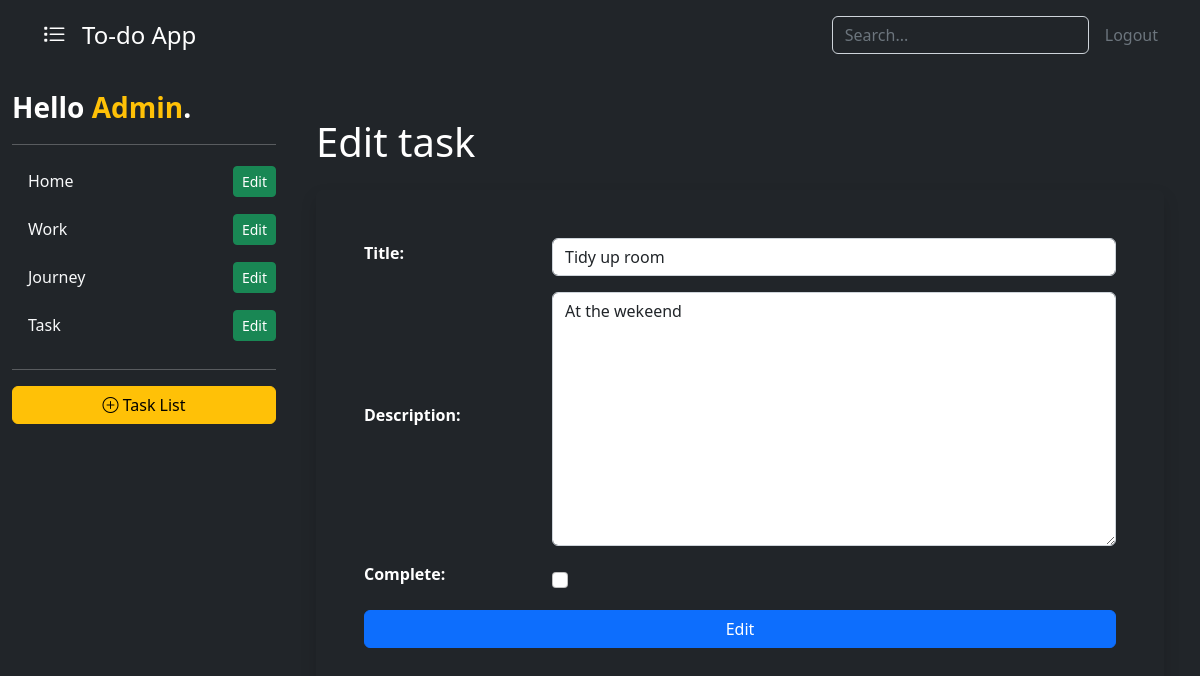
The app's page /task-update/13/ (signed in) with its own data.
### base/models.py (models this page shows, shortened)
class TaskList(models.Model):
    user = models.ForeignKey(User, on_delete=models.CASCADE, null=True, blank=True)
    title = models.CharField(max_length=250)
    def __str__(self):
        return self.title

class Task(models.Model):
    task_list = models.ForeignKey(TaskList, on_delete=models.CASCADE, null=True, blank=True)
    user = models.ForeignKey(User, on_delete=models.CASCADE, null=True, blank=True)
    title = models.CharField(max_length=250)
    description = models.TextField(null=True, blank=True)
    PRIORITY_CHOICES = [
        ('I', 'Important'),
        ('NI', 'Not Important'),
        ('VI', 'Very Important'),
    ]
    priority = models.CharField(
        max_length=2,
        choices=PRIORITY_CHOICES,
        default='NI',
    )
    complete = models.BooleanField(default=False)
    created = models.DateTimeField(auto_now_add=True)
    class Meta:
        ordering = ['complete']

### base/views.py (the view, shortened to what this page needs)
class TaskUpdate(LoginRequiredMixin, UpdateView):
    model = Task
    fields = ['title', 'description', 'complete']
    success_url = reverse_lazy('tasks')
    def get_context_data(self, **kwargs):
        context = super().get_context_data(**kwargs)
        context["task_lists"] = TaskList.objects.filter(user=self.request.user)
        context['header'] = 'Edit task'
        return context

### base/templates/base/task_form.html (shortened to what this page needs)
{% extends 'base/task_list.html' %}
{% block content %}
<div class="container pt-4" style="min-height: 100vh;">
    <div class="d-flex align-items-center justify-content-between mb-3">
        <h1 class="text-center">{{ header }}</h1>
    </div>
    <form method="POST" class="p-5 rounded-2 shadow" id="form">
        {{ form.as_div }}
        {% if 'Edit' in header %}
            <input type="submit" value="Edit">
        {% else %}
            <input type="submit" value="Create">
        {% endif %}
    </form>
</div>
{% endblock content %}

### base/templates/base/task_list.html (shortened to what this page needs)
<!DOCTYPE html>
{% load static %}
<html>
    <head>
        <link rel="stylesheet" type="text/css" href={% static 'style/bootstrap.min.css' %} />
        <link rel="stylesheet" type="text/css" href={% static 'style/bootstrap-icons.css' %} />
    </head>
    <body class="container-fluid m-0 p-0 text-bg-dark">
        <header class="p-3 text-bg-dark">
            <div class="container">
              <div class="d-flex flex-wrap align-items-center justify-content-center justify-content-lg-start">
                <a href="/" class="d-flex align-items-center mb-2 mb-lg-0 fs-4 text-white text-decoration-none">
                    <i class="bi bi-list-task me-3"></i> To-do App
                </a>
                <form class="col-12 col-lg-auto mb-3 mb-lg-0 me-lg-3" role="search" method="GET">
                  <input type="search" class="form-control form-control-dark text-bg-dark" placeholder="Search..." name="search-area" value="{{search_input}}" aria-label="Search">
                </form>
                <div class="text-end">
                    {% if request.user.is_authenticated %}
                        <a href={% url 'logout' %} class="text-secondary text-decoration-none">Logout</a>
                    {% else %}
                        <a href={% url 'login' %} class="btn btn-outline-light me-2">Login</a>
                        <a href={% url 'register' %} class="btn btn-warning">Register</a>
                    {% endif %}
                </div>
              </div>
            </div>
        </header>
        <div class="container-xxl bd-gutter bd-layout d-flex" style="min-height: 100vh;">
            <div class="sidebar">
                <div class="d-flex flex-column flex-shrink-0 py-3 pe-3 text-bg-dark" style="width: 280px;">
                    <a href="/" class="d-flex align-items-center mb-3 mb-md-0 me-md-auto text-white text-decoration-none">
                        <span class="fs-3 fw-bold">Hello <span class="text-warning">{{ request.user|title }}</span>.</span>
                    </a>
                    <hr>
                    <ul class="nav nav-pills flex-column mb-auto">
                        {% for task_list in task_lists %}
                        <li class="nav-item d-flex justify-content-between align-items-center mb-2">
                            <a href="{% url 'task-list' task_list.id %}" class="nav-link text-light" aria-current="{{task_list}}">{{task_list|title}}</a>
                            <a href="{% url 'task-list-update' task_list.id %}" class="btn btn-success btn-sm">Edit</a>
                        </li>
                        {% empty %}
                        <p>No lists are created</p>
                        <li>
                            <a href={% url 'task-list-create' %} class="btn btn-danger"><i class="bi bi-plus-circle"></i> Task List</a>
                        </li>
                        {% endfor %}
                    </ul>
                    <hr>
                    <a href={% url 'task-list-create' %} class="btn btn-warning">
                        <i class="bi bi-plus-circle"></i> Task List
                    </a>
                </div>
            </div>
            <div class="container pt-4">
                {% block content %}{% endblock content %}
            </div>
        </div>
    </body>
</html>

### records on screen
TaskList: title "Home"
TaskList: title "Work"
TaskList: title "Journey"
TaskList: title "Task"
Task: title "Tidy up room", description "At the wekeend"

### other values on screen
{{ request.user|title }} "Admin"
{{ header }} "Edit task"
